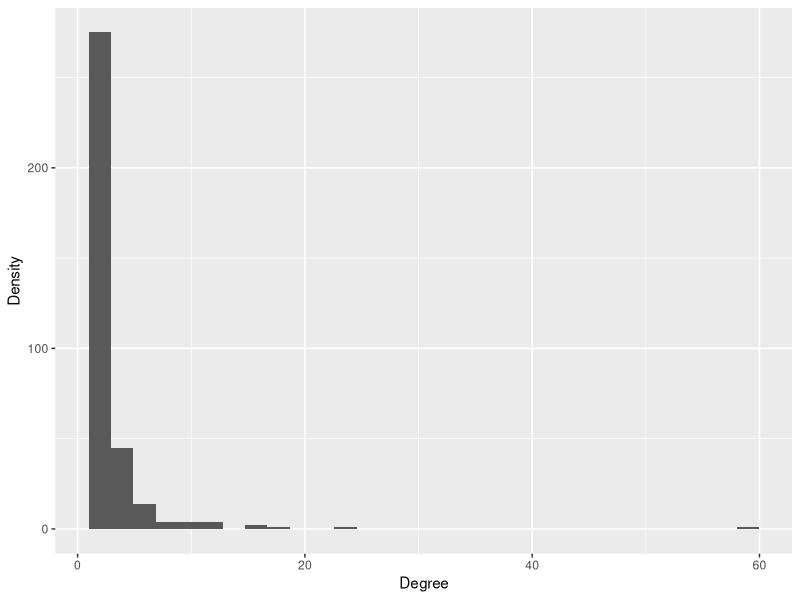
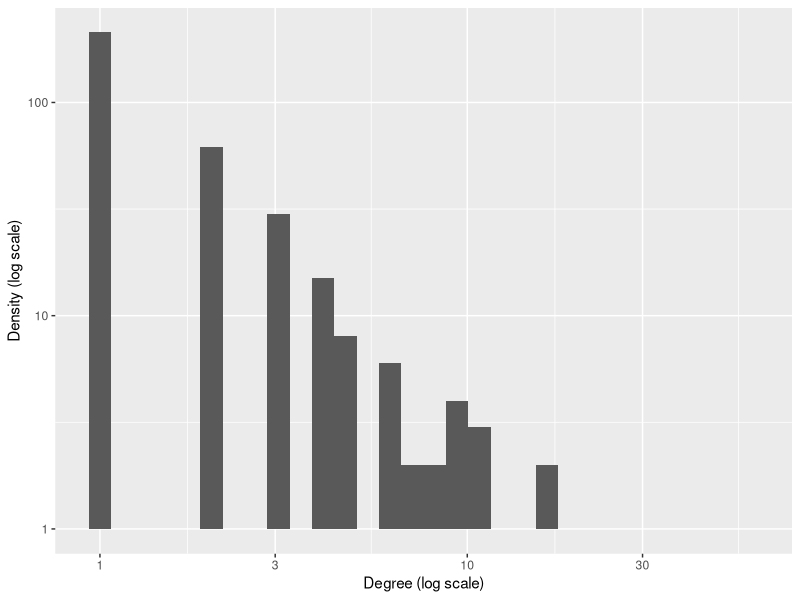
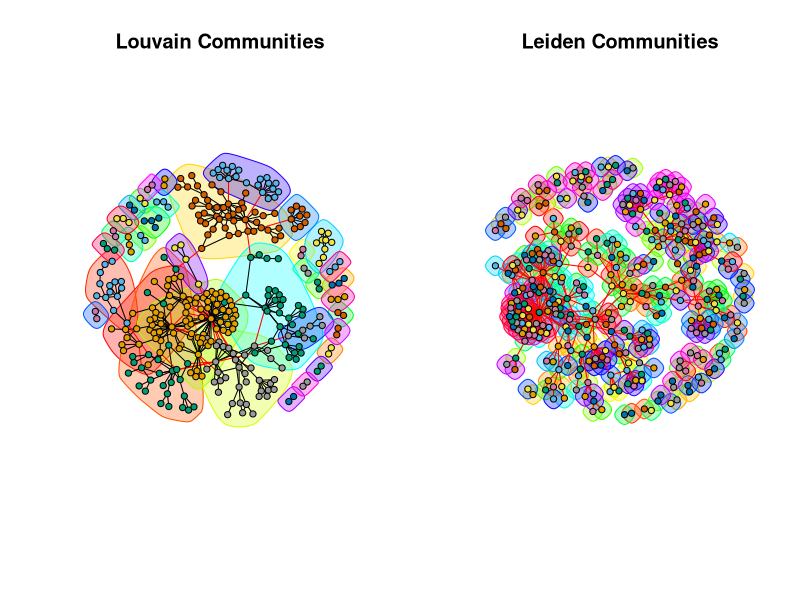
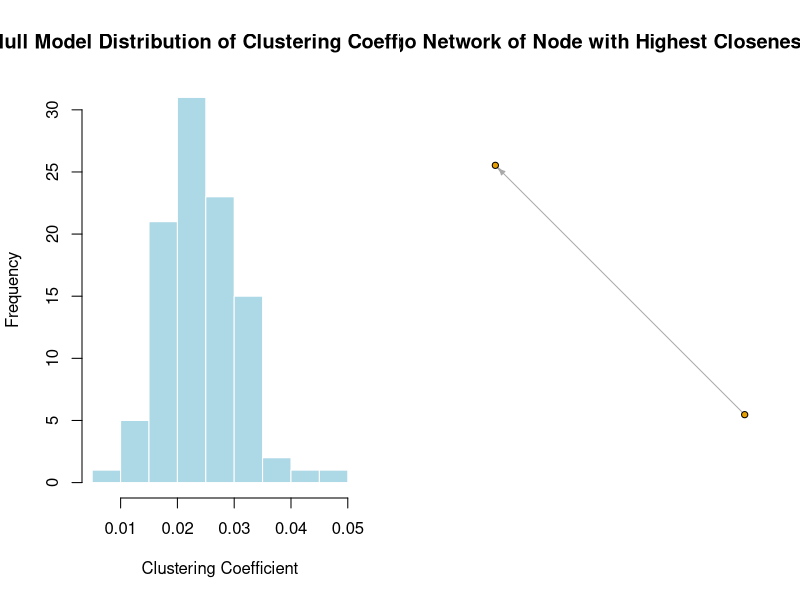

The R source for these figures, in order:
## ---- chunk 1
library(readr)
library(igraph)
library(ggplot2)
library(ggraph)
## ---- chunk 2
edges <- read_csv("network/edges.csv")

nodes <- read_csv("network/nodes.csv")

#Buiding a graph from data
g <- graph_from_data_frame(d = edges, vertices = nodes, directed = TRUE)
## ---- chunk 3
vcount(g)#Nodes = Vertices 
ecount(g)#Links = Edges 
## ---- chunk 4
deg <- degree(g,mode="all")
## ---- chunk 5
mean(deg)
sd(deg)
## ---- chunk 6
#linear-linear
ggplot() + geom_histogram(aes(x=degree(g,mode="all"))) + labs(x="Degree",y="Density")

max_degree_node <- which.max(deg)
deg[max_degree_node]
## ---- chunk 7
#log
ggplot() + 
  geom_histogram(aes(x=degree(g, mode="all"))) + 
  scale_x_log10() + 
  scale_y_log10() + 
  labs(x="Degree (log scale)", y="Density (log scale)") 
  
## ---- chunk 8
transitivity(g)
## ---- chunk 9
assortativity_degree(g)
## ---- chunk 10
g_undirected <- as.undirected(g, mode = "collapse")

# Louvain
louv <- cluster_louvain(g_undirected)

# Leiden
leid <- cluster_leiden(g_undirected)

# Community counts
length(sizes(louv))
length(sizes(leid))


## ---- chunk 11
# Modularity
modularity(g_undirected, membership(louv))
modularity(g_undirected, membership(leid))
## ---- chunk 12
par(mfrow = c(1, 2))
plot(louv, g_undirected, vertex.label = NA, vertex.size = 5, main = "Louvain Communities")
plot(leid, g_undirected, vertex.label = NA, vertex.size = 5, main = "Leiden Communities")

## ---- chunk 13
# Original clustering coefficient
observed_transitivity <- transitivity(g)

# Generate 100 null models with same degree distribution
null_transitivities <- replicate(100, {
  g_null <- sample_degseq(degree(g), method = "simple")
  transitivity(g_null)
})

# Plot the distribution of clustering coefficients from null models
hist(null_transitivities, main = "Null Model Distribution of Clustering Coefficient",
     xlab = "Clustering Coefficient", col = "lightblue", border = "white")
abline(v = observed_transitivity, col = "red", lwd = 2)

## ---- chunk 14
# Calculate empirical p-value
p_value <- mean(null_transitivities >= observed_transitivity)
p_value

## ---- chunk 15
# Compute closeness centrality
closeness_vals <- closeness(g, mode = "all")
top_node <- V(g)[which.max(closeness_vals)]

# Create ego-graph: 1-step neighborhood
ego_graph <- make_ego_graph(g, order = 1, nodes = top_node)[[1]]

# Visualize
plot(ego_graph,
     vertex.size = 5,
     vertex.label = NA,
     edge.arrow.size = 0.4,
     main = paste("Ego Network of Node with Highest Closeness:", top_node$name))
